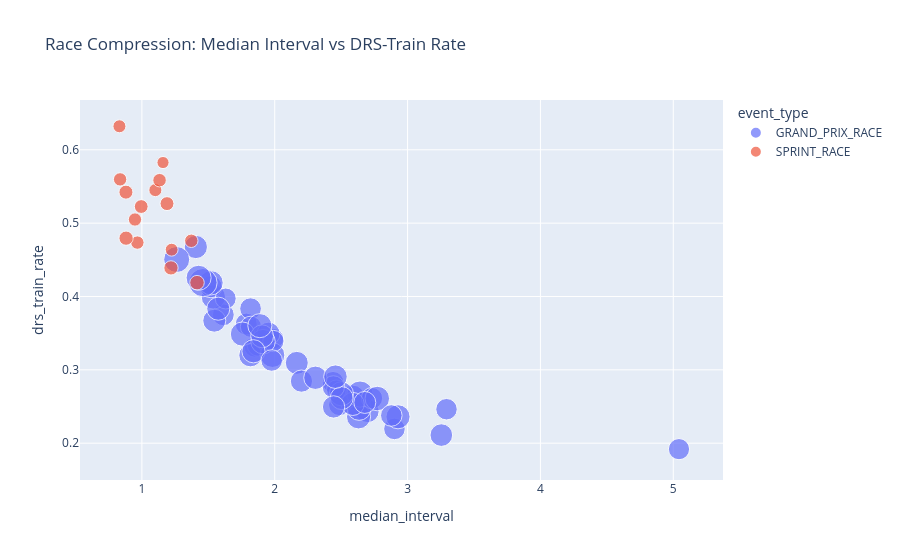

Here is the notebook cell this chart was saved with:
### Code cell
phase_gap = valid_intervals.groupby(["session_key", "event_type", "circuit_short_name"], as_index=False).agg(
    median_interval=("interval", "median"),
    p25_interval=("interval", lambda s: s.quantile(0.25)),
    drs_train_rate=("interval", lambda s: s.between(0.5, 1.5).mean()),
    compressed_rate=("interval", lambda s: s.le(1.5).mean()),
    observations=("interval", "count"),
)
phase_gap.to_csv(OUTPUT_TABLES / "session_gap_compression.csv", index=False)
display(phase_gap.sort_values("drs_train_rate", ascending=False).head(20))

fig = px.scatter(
    phase_gap,
    x="median_interval",
    y="drs_train_rate",
    size="observations",
    color="event_type",
    hover_name="circuit_short_name",
    title="Race Compression: Median Interval vs DRS-Train Rate",
)
save_fig(fig, "race_compression_scatter")

### Figure 1 — Plotly figure (JSON) as saved in the notebook; plotly's stock layout.template omitted (floating-point values rounded to 4 significant figures)
{"data": [{"hovertemplate": "<b>%{hovertext}</b><br><br>event_type=GRAND_PRIX_RACE<br>median_interval=%{x}<br>drs_train_rate=%{y}<br>observations=%{marker.size}<extra></extra>", "hovertext": ["Sakhir", "Jeddah", "Melbourne", "Suzuka", "Miami", "Imola", "Monte Carlo", "Montreal", "Catalunya", "Spielberg", "Silverstone", "Hungaroring", "Spa-Francorchamps", "Zandvoort", "Monza", "Baku", "Singapore", "Austin", "Mexico City", "Interlagos", "Las Vegas", "Lusail", "Yas Marina Circuit", "Shanghai", "Melbourne", "Yas Marina Circuit", "Lusail", "Las Vegas", "Interlagos", "Mexico City", "Austin", "Singapore", "Baku", "Monza", "Zandvoort", "Hungaroring", "Spa-Francorchamps", "Silverstone", "Spielberg", "Montreal", "Catalunya", "Monte Carlo", "Imola", "Shanghai", "Suzuka", "Sakhir", "Jeddah", "Miami", "Melbourne", "Shanghai", "Suzuka", "Miami", "Montreal"], "legendgroup": "GRAND_PRIX_RACE", "marker": {"color": "#636efa", "size": [27345, 20996, 20439, 20294, 25881, 23446, 23309, 21800, 25553, 25610, 20741, 25094, 21180, 30206, 20121, 23246, 26509, 20500, 23605, 20729, 18420, 19938, 22566, 21185, 18449, 25888, 23787, 17199, 23817, 25624, 21944, 26856, 23465, 19933, 29752, 26389, 23092, 19369, 21247, 23703, 23272, 26224, 23502, 21979, 25600, 35195, 21717, 23998, 20267, 20445, 27687, 24428, 19789], "sizemode": "area", "sizeref": 87.99, "symbol": "circle"}, "mode": "markers", "name": "GRAND_PRIX_RACE", "orientation": "v", "showlegend": true, "type": "scatter", "x": [2.586, 1.613, 2.901, 2.486, 1.538, 2.7, 1.545, 1.52, 2.928, 2.631, 2.439, 2.635, 1.785, 2.642, 2.732, 2.166, 2.772, 2.877, 2.587, 1.818, 1.847, 1.821, 3.254, 1.875, 1.991, 1.757, 1.406, 2.464, 1.817, 2.502, 2.442, 1.983, 1.953, 1.99, 1.262, 1.912, 1.905, 1.631, 2.678, 1.84, 2.504, 1.52, 1.575, 2.443, 1.888, 1.46, 2.201, 2.306, 3.293, 1.977, 1.427, 2.457, 5.043], "xaxis": "x", "y": [0.2622, 0.375, 0.2194, 0.2522, 0.3994, 0.2438, 0.367, 0.4134, 0.236, 0.2358, 0.283, 0.2474, 0.3624, 0.267, 0.2614, 0.3095, 0.2609, 0.2378, 0.2535, 0.3834, 0.3313, 0.3587, 0.211, 0.3336, 0.3425, 0.3488, 0.4675, 0.2727, 0.3199, 0.2673, 0.2767, 0.3201, 0.3493, 0.3393, 0.4504, 0.3385, 0.3457, 0.3972, 0.2555, 0.3253, 0.2615, 0.4186, 0.3834, 0.2494, 0.3602, 0.4189, 0.2846, 0.2892, 0.2463, 0.3127, 0.4255, 0.2907, 0.1919], "yaxis": "y"}, {"hovertemplate": "<b>%{hovertext}</b><br><br>event_type=SPRINT_RACE<br>median_interval=%{x}<br>drs_train_rate=%{y}<br>observations=%{marker.size}<extra></extra>", "hovertext": ["Miami", "Spielberg", "Austin", "Interlagos", "Lusail", "Shanghai", "Lusail", "Interlagos", "Austin", "Spa-Francorchamps", "Shanghai", "Miami", "Shanghai", "Miami", "Montreal"], "legendgroup": "SPRINT_RACE", "marker": {"color": "#EF553B", "size": [7887, 8649, 7546, 7322, 8035, 7763, 8547, 8371, 6488, 7466, 7909, 7959, 8957, 9287, 9003], "sizemode": "area", "sizeref": 87.99, "symbol": "circle"}, "mode": "markers", "name": "SPRINT_RACE", "orientation": "v", "showlegend": true, "type": "scatter", "x": [0.836, 0.88, 1.102, 1.224, 1.133, 0.948, 1.189, 0.995, 1.159, 0.831, 0.966, 1.372, 0.881, 1.415, 1.219], "xaxis": "x", "y": [0.5597, 0.5423, 0.5451, 0.4638, 0.5586, 0.505, 0.5266, 0.5226, 0.5826, 0.6321, 0.4735, 0.4759, 0.4795, 0.4189, 0.439], "yaxis": "y"}], "layout": {"legend": {"itemsizing": "constant", "title": {"text": "event_type"}, "tracegroupgap": 0}, "title": {"text": "Race Compression: Median Interval vs DRS-Train Rate"}, "xaxis": {"anchor": "y", "domain": [0.0, 1.0], "title": {"text": "median_interval"}}, "yaxis": {"anchor": "x", "domain": [0.0, 1.0], "title": {"text": "drs_train_rate"}}}}
